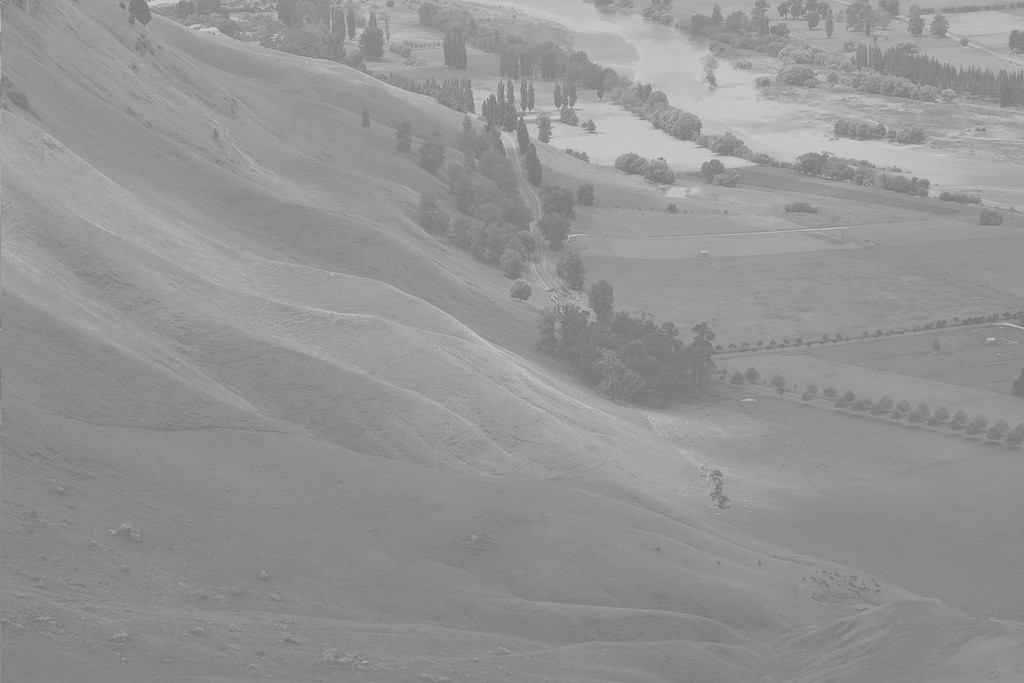
#> input picture Transformation/images/histo.jpeg, 1024 x 683 px
$ jupyter execute histogramEqualisation.ipynb
#> lines starting #> are read from the running program, lines starting #| are printed output that depends on the picture
[cell 1]
import pandas as pd
import numpy as np
from PIL import Image
import matplotlib.pyplot as plt

[cell 2]
img = Image.open('images/histo.jpeg').convert('L').resize((640 // 2,426 // 2))
img

[cell 3]
imgMat = np.array(img)
imgMat

[cell 4]
n, bins, patches = plt.hist(imgMat.flatten(),range=(0,256),bins=256)
#> n = 256 values, max 3127 at index 137, min 0 at index 0, mean 266.2; bins = 257 values from 0 to 256; patches = 256 items
plt.show()
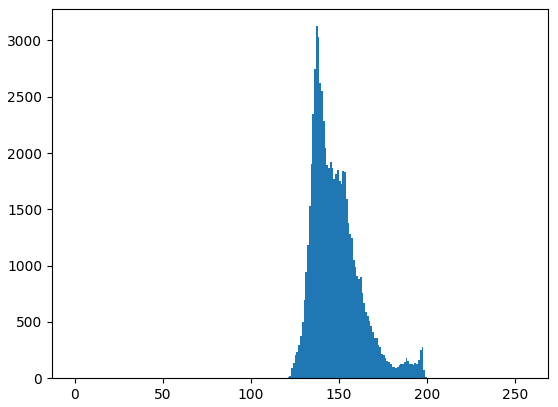
#> figure drawn by matplotlib, 1 panel; tallest bar 3127 high, from x = 137 to 138

[cell 5]
normalized = n / sum(n)
#> normalized = 256 values, max 0.0459 at index 137, min 0 at index 0, mean 0.00391

[cell 6]
cSum = np.cumsum(normalized)
#> cSum = 256 values from 0 to 1

[cell 7]
equaliser = np.array(255 * cSum,dtype=np.uint8)
#> equaliser = 256 values from 0 to 255

[cell 8]
equaliser
#> Out = 256 values from 0 to 255

[cell 9]
equalisedImage = []
for i in range(len(imgMat)):
    arr = []
    for j in range(len(imgMat[0])):
        arr.append(equaliser[imgMat[i][j]])
    equalisedImage.append(arr)
#> after the loop, equalisedImage = 213 items

[cell 10]
final = Image.fromarray(np.array(equalisedImage))
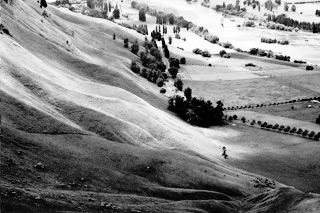
#> final: PIL image 320x213 L; min 0, max 255, mean 130.3

[cell 11]
final.save('images/finHisto.jpeg')

[cell 12]
final

[cell 13]
n, bins, patches = plt.hist(np.array(equalisedImage).flatten(),range=(0,256),bins=256)
#> n = 256 values, max 3127 at index 61, min 0 at index 4, mean 266.2
plt.show()
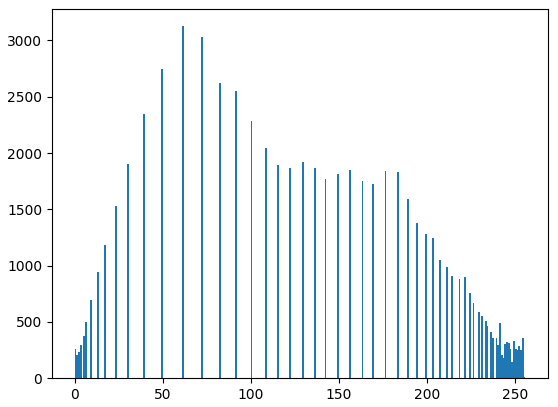
#> figure drawn by matplotlib, 1 panel; tallest bar 3127 high, from x = 61 to 62

$ run again, with Transformation/images/cat.jpeg copied over Transformation/images/histo.jpeg
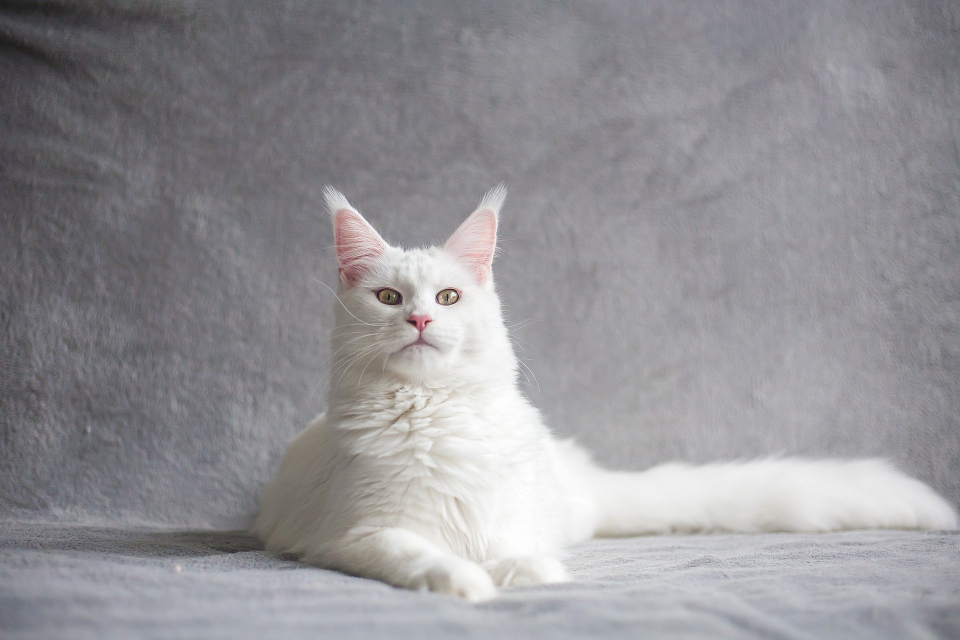
#> input picture Transformation/images/cat.jpeg, 1920 x 1280 px (shown at 1/2 size)
#> `n, bins, patches = plt.hist(imgMat.flatten(),range=(0,256),bins=256)`: n = 256 values, max 994 at index 138, min 0 at index 0, mean 266.2; bins = 257 values from 0 to 256; patches = 256 items
#> normalized = 256 values, max 0.0146 at index 138, min 0 at index 0, mean 0.00391
#> cSum = 256 values from 0 to 1
#> equaliser = 256 values from 0 to 255
#> after the loop `for i in range(len(imgMat)):`: equalisedImage = 213 items
#> `final = Image.fromarray(np.array(equalisedImage))`:
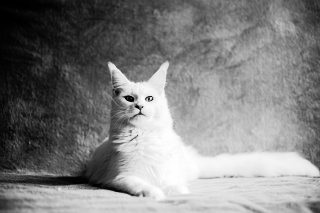
#> final: PIL image 320x213 L; min 0, max 255, mean 128
#> `n, bins, patches = plt.hist(np.array(equalisedImage).flatten(),range=(..`: n = 256 values, max 994 at index 113, min 0 at index 16, mean 266.2
#> `plt.show()`:
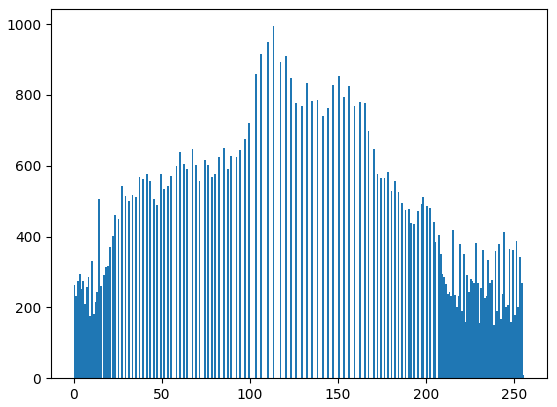
#> figure drawn by matplotlib, 1 panel; tallest bar 994 high, from x = 113 to 114
